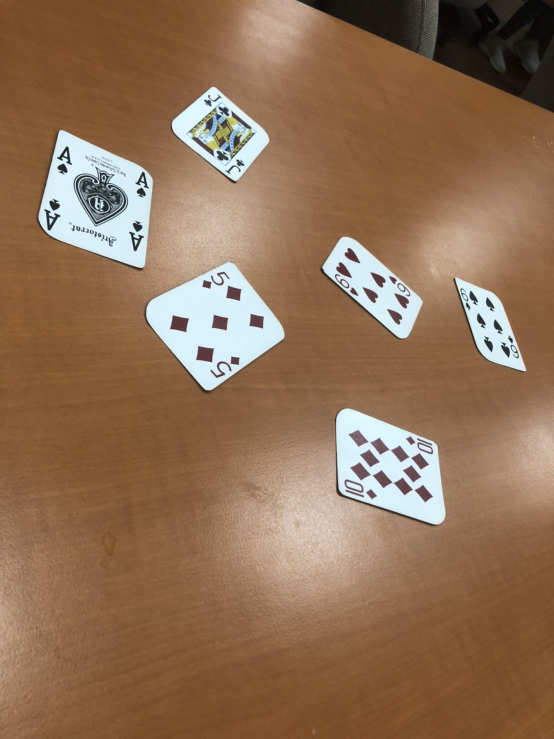
#> input picture data/testData/1.jpg, 1108 x 1478 px, found by its file name (shown at 1/2 size); its folder holds only this picture in this run
$ python main.py   (older library calls are emulated)
#> lines starting #> are read from the running program, lines starting #| are printed output that depends on the picture; after the words box and inside, x2 and y2 are one past the last pixel; in counts of white or black regions, pixels touching at a corner belong together
### backup/v2/config.py
import cv2
import numpy as np
from sklearn.cluster import KMeans

def pokerPredict(image):
    img_gray = cv2.cvtColor(image, cv2.COLOR_BGR2GRAY)

# [95 lines left out: functions orbMatch, findAngle, findContourPostion, find, findPoints, not called in this run]

def sobel(image):
    x = cv2.Sobel(image, cv2.CV_16S, 1, 0)
    y = cv2.Sobel(image, cv2.CV_16S, 0, 1)
    absX = cv2.convertScaleAbs(x)
    absY = cv2.convertScaleAbs(y)
    return cv2.addWeighted(absX, 0.5, absY, 0.5, 0)

# [55 lines left out: functions hough, houghP, not called in this run]

# [27 lines of commented-out code are left out]

### backup/v2/data.py
def getData():
    return {
        "data": "data",
        "edges": "edges",
        "test": "testData",
        "poker": "allPokers",
        "train": "trainData",
    }

### backup/v2/main.py
import os
import cv2
import json
import math
import numpy as np

from config import *
from data import getData

name = 0
path = getData()
currentPath = os.getcwd()
dataFolder = os.path.join(currentPath, path["data"])
trainPath = os.path.join(dataFolder, path["train"])
trainData = os.listdir(trainPath)

testPath = os.path.join(dataFolder, path["test"])
testData = os.listdir(testPath)

#==============main==============#
for testName in range(len(testData)):
    images = os.path.join(testPath, testData[testName])

    img_clr = cv2.imread(images)
#> img_clr is the input picture: shape (1478, 1108, 3); mean B, G, R 84.9, 112.2, 144.2
    img_clr = cv2.resize(img_clr, (450, 450))
#> img_clr: shape (450, 450, 3)
    img_gray = cv2.cvtColor(img_clr, cv2.COLOR_BGR2GRAY)
    hi, wi, c = img_clr.shape
#> hi = 450; wi = 450; c = 3

    img_sob = sobel(img_gray)
    img_thres = cv2.threshold(img_sob, 127, 255, cv2.THRESH_BINARY)[1]
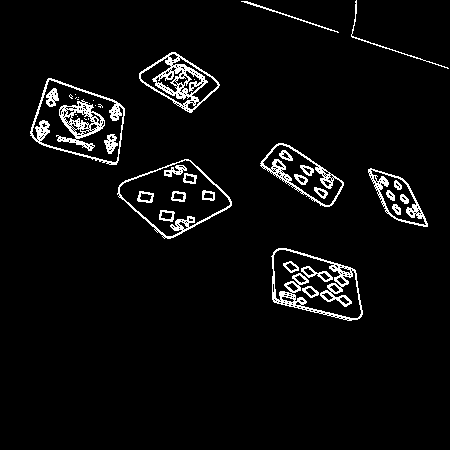
#> img_thres: shape (450, 450); 4.4% white in thin lines or dots, all inside (x1, y1, x2, y2) = (30, 0, 449, 321)

    kernel = np.ones((5,5))
    img_dilate = cv2.dilate(img_thres, kernel, iterations=3)
#> img_dilate: shape (450, 450); 19.2% white; 7 white regions, largest, box (x1, y1, x2, y2) and area: (24, 72, 131, 171) 7958, (111, 153, 238, 245) 7529, (265, 242, 369, 327) 6946
    img_erode = cv2.erode(img_dilate, kernel, iterations=3)
#> img_erode: shape (450, 450); 10% white; 8 white regions, largest, box (x1, y1, x2, y2) and area: (30, 78, 125, 165) 5018, (271, 248, 363, 321) 4822, (117, 159, 232, 239) 3041

    boxs = []
    result = []
    img_res = np.zeros_like(img_clr)
    nlabels, labels, stats, centroids = cv2.connectedComponentsWithStats(img_erode)
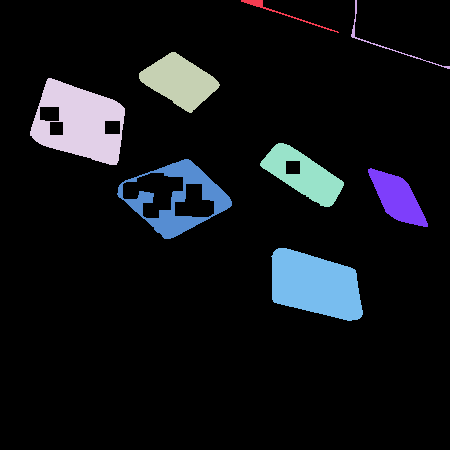
#> labels: shape (450, 450) int32; 9 distinct labels, from 0 to 8; one colour per label, 0 black
#> nlabels = 9; stats = [[0, 0, 450, 450, 182170], [241, 0, 98, 33, 240], [351, 0, 99, 69, 224], [139, 52, 81, 61, 2717], [30, 78, 95, 87, 5018], [260, 143, 84, 64, 2486], [117, 159, 115, 80, 3041], [368, 168, 60, 59, 1782], [271, 248, 92, 73, 4822]]; centroids = [[224.5, 229.7], [277.9, 11.27], [384.8, 41.25], [179.3, 80.97], [79.65, 122.3], [303.2, 174.6], [178.6, 198.7], [397.2, 197.7], [314.8, 284.7]]
    lblareas = stats[:,cv2.CC_STAT_AREA]
#> lblareas = [182170, 240, 224, 2717, 5018, 2486, 3041, 1782, 4822]
    for j in range(1, len(lblareas)):
        x = stats[j, cv2.CC_STAT_LEFT]
        y = stats[j, cv2.CC_STAT_TOP]
        w = stats[j, cv2.CC_STAT_WIDTH]
        h = stats[j, cv2.CC_STAT_HEIGHT]

        temp = np.copy(img_clr[y:y+h,x:x+w])

        b, g, r = cv2.split(temp)
        gray = cv2.cvtColor(temp, cv2.COLOR_BGR2GRAY)
        hist_gray = cv2.calcHist([gray], [0], None, [256], [0, 256])
        hist_r = cv2.calcHist([r], [0], None, [256], [0, 256])

        mean = np.mean(hist_gray)
        count = np.sum(hist_gray[170:])

        if (mean > 1.5 and mean < 110) and (count > 200):
            img_res_gray = cv2.cvtColor(temp, cv2.COLOR_BGR2GRAY)
            img_res_gray = cv2.medianBlur(img_res_gray, 5)
            img_res_sob = sobel(img_res_gray)
            img_res_thres = cv2.threshold(img_res_sob, 32, 255, cv2.THRESH_BINARY)[1]

            cv2.imshow("img_res_thres", img_res_thres)
            cv2.waitKey(0)

            img_new = np.copy(img_clr)
            img_test = np.zeros_like(img_clr)
            _, contours, hierarchy = cv2.findContours(img_res_thres, cv2.RETR_EXTERNAL, cv2.CHAIN_APPROX_SIMPLE)

            for i in range(len(contours)):
                new = []
                new_contours = np.zeros_like(contours[i])
                if len(contours[i]) > 30:
                    new_contours[:,0,0] = contours[i][:,0,0] + x
                    new_contours[:,0,1] = contours[i][:,0,1] + y

                    new.append(new_contours)
                    result.append(new)

                    minAreaRect = cv2.minAreaRect(new_contours)
                    rectCnt = np.int64(cv2.boxPoints(minAreaRect))
                    # (x, y, w, h) = cv2.boundingRect(new_contours)
                    # rectCnt = np.array([[x, y + h], [x, y], [x + w, y], [x + w, y + h]])
                    boxs.append(rectCnt)
#> this loop made 8 passes
#> (w, h, mean, count) on passes 1 to 8: (98, 33, 12.63, 20), (99, 69, 26.68, 0), (81, 61, 19.3, 1776), (95, 87, 32.29, 4048), (84, 64, 21, 1950), (115, 80, 35.94, 4687), (60, 59, 13.83, 1289), (92, 73, 26.23, 3909)
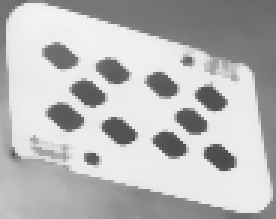
#> img_res_gray: shape (73, 92) (shown 3 times larger); min 75, max 243, mean 185
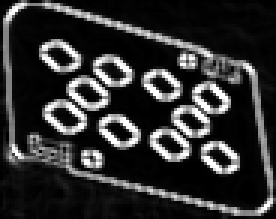
#> img_res_sob: shape (73, 92) (shown 3 times larger); min 0, max 255, mean 48.3
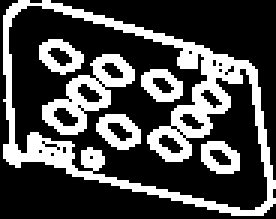
#> img_res_thres: shape (73, 92) (shown 3 times larger); 29.3% white; 6 white regions, box (x1, y1, x2, y2) and area: (1, 0, 92, 72) 1268, (14, 18, 45, 45) 307, (32, 38, 47, 50) 105, (13, 13, 28, 25) 100, (47, 23, 61, 34) 95, (67, 47, 80, 58) 92
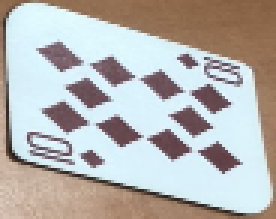
#> temp: shape (73, 92, 3) (shown 3 times larger); mean B, G, R 176.9, 179.4, 181.6
#> after the loop, boxs = 6 items; result = 6 items

    dsts = []
    for i in range(len(result)):
        contours = result[i]
        M = cv2.moments(contours[-1])
        cx = int(M["m10"] / M["m00"])
        cy = int(M["m01"] / M["m00"])

        # cv2.circle(img_test, (cx, cy), 3, (255,0,255), -1)
        cv2.drawContours(img_new, [boxs[i]], -1, (0, 0, 255), 1)
        cv2.drawContours(img_test, contours, -1, (255,255,255), 1)
#> this loop made 6 passes
#> (cx, cy) on passes 1 to 6: (179, 80), (78, 122), (302, 173), (174, 197), (397, 197), (315, 283)
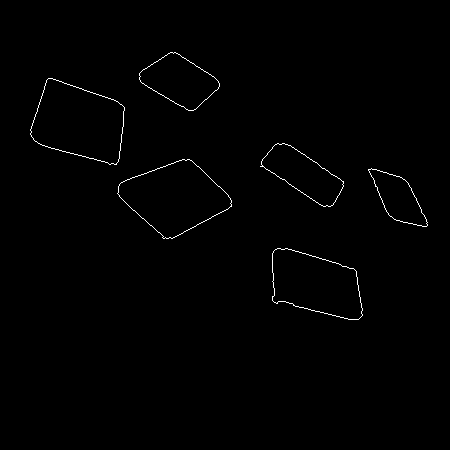
#> img_test: shape (450, 450, 3); 0.65% white in thin lines or dots, all inside (x1, y1, x2, y2) = (30, 52, 428, 320)

        # [41 lines of commented-out code are left out]
    cv2.imshow("img_test", img_test)
    cv2.waitKey(0)
cv2.destroyAllWindows()

$ run again, on data/testData/2.jpg
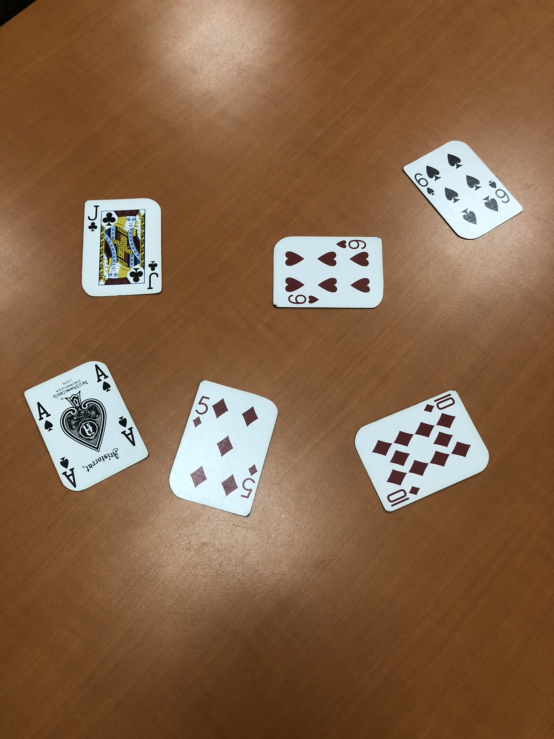
#> input picture data/testData/2.jpg, 1108 x 1478 px, found by its file name (shown at 1/2 size)
#> img_clr is the input picture: shape (1478, 1108, 3); mean B, G, R 73.3, 100.7, 133.5
#> img_clr: shape (450, 450, 3)
#> img_thres: shape (450, 450); 4.8% white in thin lines or dots, all inside (x1, y1, x2, y2) = (1, 1, 425, 316)
#> img_dilate: shape (450, 450); 19.7% white; 7 white regions, largest, box (x1, y1, x2, y2) and area: (281, 231, 404, 318) 7678, (13, 213, 127, 306) 7532, (131, 225, 232, 322) 7158
#> img_erode: shape (450, 450); 12.3% white; 7 white regions, largest, box (x1, y1, x2, y2) and area: (19, 219, 121, 300) 5192, (287, 237, 398, 312) 5134, (65, 120, 132, 181) 3890
#> labels: shape (450, 450) int32; 8 distinct labels, from 0 to 7
#> nlabels = 8; stats = [[0, 0, 450, 450, 177565], [0, 0, 29, 17, 105], [326, 85, 99, 62, 3480], [65, 120, 67, 61, 3890], [221, 143, 91, 45, 3847], [19, 219, 102, 81, 5192], [137, 231, 89, 85, 3287], [287, 237, 111, 75, 5134]]; centroids = [[225.4, 226.4], [14.75, 6.1], [375.1, 115.2], [98.69, 150.2], [266.7, 165.1], [69.12, 258.6], [183.3, 271.8], [342.9, 273.3]]
#> lblareas = [177565, 105, 3480, 3890, 3847, 5192, 3287, 5134]
#> the loop `for j in range(1, len(lblareas)):` made 7 passes
#> (w, h, mean, count) on passes 1 to 7: (29, 17, 1.93, 0), (99, 62, 23.98, 3046), (67, 61, 15.96, 2221), (91, 45, 16, 3052), (102, 81, 32.27, 3621), (89, 85, 29.55, 4527), (111, 75, 32.52, 3852)
#> after the loop `for j in range(1, len(lblareas)):`:
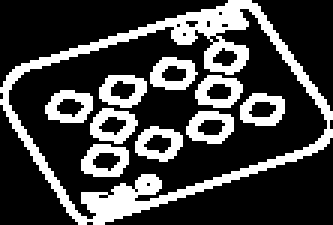
#> img_res_thres: shape (75, 111) (shown 3 times larger); 26.3% white; 10 white regions, largest, box (x1, y1, x2, y2) and area: (0, 0, 111, 75) 1248, (30, 36, 46, 48) 107, (27, 48, 43, 59) 107
#> after the loop `for j in range(1, len(lblareas)):`: boxs = 6 items
#> the loop `for i in range(len(result)):` made 6 passes
#> (cx, cy) on passes 1 to 6: (375, 114), (98, 150), (266, 165), (69, 258), (181, 272), (341, 273)
#> after the loop `for i in range(len(result)):`:
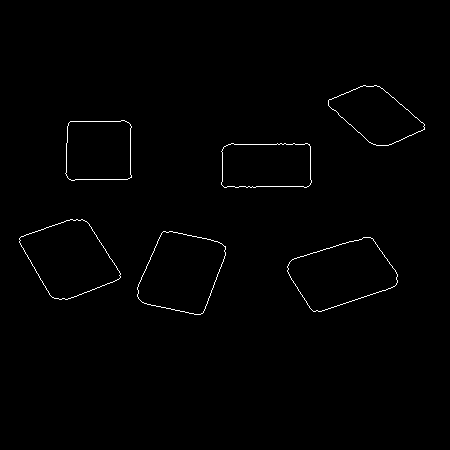
#> img_test: shape (450, 450, 3); 0.72% white in thin lines or dots, all inside (x1, y1, x2, y2) = (19, 85, 425, 315)
